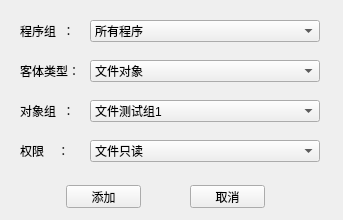
<?xml version="1.0" encoding="UTF-8"?>
<ui version="4.0">
 <class>login_bkg</class>
 <widget class="QWidget" name="login_bkg">
  <property name="geometry">
   <rect>
    <x>0</x>
    <y>0</y>
    <width>343</width>
    <height>220</height>
   </rect>
  </property>
  <property name="windowTitle">
   <string>Form</string>
  </property>
  <property name="styleSheet">
   <string notr="true"/>
  </property>
  <widget class="QLabel" name="label">
   <property name="geometry">
    <rect>
     <x>20</x>
     <y>20</y>
     <width>70</width>
     <height>21</height>
    </rect>
   </property>
   <property name="text">
    <string>程序组  ：</string>
   </property>
  </widget>
  <widget class="QPushButton" name="pushButton">
   <property name="geometry">
    <rect>
     <x>66</x>
     <y>185</y>
     <width>75</width>
     <height>23</height>
    </rect>
   </property>
   <property name="text">
    <string>添加</string>
   </property>
  </widget>
  <widget class="QPushButton" name="pushButton_2">
   <property name="geometry">
    <rect>
     <x>190</x>
     <y>185</y>
     <width>75</width>
     <height>23</height>
    </rect>
   </property>
   <property name="text">
    <string>取消</string>
   </property>
  </widget>
  <widget class="QComboBox" name="comboBox">
   <property name="geometry">
    <rect>
     <x>90</x>
     <y>20</y>
     <width>230</width>
     <height>22</height>
    </rect>
   </property>
   <item>
    <property name="text">
     <string>所有程序</string>
    </property>
   </item>
   <item>
    <property name="text">
     <string>程序组1</string>
    </property>
   </item>
   <item>
    <property name="text">
     <string>程序组2</string>
    </property>
   </item>
  </widget>
  <widget class="QLabel" name="label_2">
   <property name="geometry">
    <rect>
     <x>20</x>
     <y>60</y>
     <width>70</width>
     <height>21</height>
    </rect>
   </property>
   <property name="text">
    <string>客体类型：</string>
   </property>
  </widget>
  <widget class="QLabel" name="label_3">
   <property name="geometry">
    <rect>
     <x>20</x>
     <y>100</y>
     <width>70</width>
     <height>21</height>
    </rect>
   </property>
   <property name="text">
    <string>对象组  ：</string>
   </property>
  </widget>
  <widget class="QComboBox" name="comboBox_2">
   <property name="geometry">
    <rect>
     <x>90</x>
     <y>60</y>
     <width>230</width>
     <height>22</height>
    </rect>
   </property>
   <item>
    <property name="text">
     <string>文件对象</string>
    </property>
   </item>
   <item>
    <property name="text">
     <string>进程对象</string>
    </property>
   </item>
   <item>
    <property name="text">
     <string>网络对象</string>
    </property>
   </item>
  </widget>
  <widget class="QComboBox" name="comboBox_3">
   <property name="geometry">
    <rect>
     <x>90</x>
     <y>100</y>
     <width>230</width>
     <height>22</height>
    </rect>
   </property>
   <item>
    <property name="text">
     <string>文件测试组1</string>
    </property>
   </item>
   <item>
    <property name="text">
     <string>文件测试组2</string>
    </property>
   </item>
   <item>
    <property name="text">
     <string>文件测试组3</string>
    </property>
   </item>
  </widget>
  <widget class="QLabel" name="label_4">
   <property name="geometry">
    <rect>
     <x>20</x>
     <y>140</y>
     <width>70</width>
     <height>21</height>
    </rect>
   </property>
   <property name="text">
    <string>权限    ：</string>
   </property>
  </widget>
  <widget class="QComboBox" name="comboBox_4">
   <property name="geometry">
    <rect>
     <x>90</x>
     <y>140</y>
     <width>230</width>
     <height>22</height>
    </rect>
   </property>
   <item>
    <property name="text">
     <string>文件只读</string>
    </property>
   </item>
   <item>
    <property name="text">
     <string>文件可写</string>
    </property>
   </item>
   <item>
    <property name="text">
     <string>进程执行</string>
    </property>
   </item>
   <item>
    <property name="text">
     <string>进程杀死</string>
    </property>
   </item>
   <item>
    <property name="text">
     <string>网络监听</string>
    </property>
   </item>
   <item>
    <property name="text">
     <string>网络连接</string>
    </property>
   </item>
  </widget>
 </widget>
 <resources>
  <include location="images.qrc"/>
 </resources>
 <connections/>
</ui>
